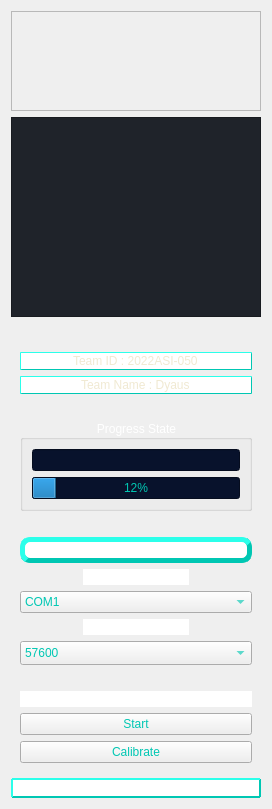
                    <widget class="QWidget" name="LogoWidget" native="true">
                        <layout class="QGridLayout" name="gridLayout_2">
                            <item row="5" column="1">
                                <spacer name="horizontalSpacer_4">
                                    <property name="orientation">
                                        <enum>Qt::Horizontal</enum>
                                    </property>
                                    <property name="sizeHint" stdset="0">
                                        <size>
                                            <width>40</width>
                                            <height>20</height>
                                        </size>
                                    </property>
                                </spacer>
                            </item>
                            <item row="9" column="1">
                                <widget class="QLineEdit" name="DatePlaceholder">
                                    <property name="styleSheet">
                                        <string notr="true">border-style:outset;
                                            border-width:2px;
                                            border-radius: 1px;
                                            border-color: rgb(0, 199, 179);;
                                            color:#F0E9D2;
                                        </string>
                                    </property>
                                    <property name="alignment">
                                        <set>Qt::AlignCenter</set>
                                    </property>
                                    <property name="readOnly">
                                        <bool>true</bool>
                                    </property>
                                </widget>
                            </item>
                            <item row="4" column="1" alignment="Qt::AlignHCenter|Qt::AlignVCenter">
                                <widget class="QTextEdit" name="CansatLogo">
                                    <property name="enabled">
                                        <bool>false</bool>
                                    </property>
                                    <property name="sizePolicy">
                                        <sizepolicy hsizetype="Minimum" vsizetype="Minimum">
                                            <horstretch>0</horstretch>
                                            <verstretch>0</verstretch>
                                        </sizepolicy>
                                    </property>
                                    <property name="minimumSize">
                                        <size>
                                            <width>250</width>
                                            <height>200</height>
                                        </size>
                                    </property>
                                    <property name="styleSheet">
                                        <string notr="true">background-color: #1f232a;</string>
                                    </property>
                                    <property name="sizeAdjustPolicy">
                                        <enum>QAbstractScrollArea::AdjustToContents</enum>
                                    </property>
                                    <property name="lineWrapMode">
                                        <enum>QTextEdit::NoWrap</enum>
                                    </property>
                                    <property name="readOnly">
                                        <bool>true</bool>
                                    </property>
                                    <property name="html">
                                        <string>&lt;!DOCTYPE HTML PUBLIC &quot;-//W3C//DTD HTML 4.0//EN&quot; &quot;http://www.w3.org/TR/REC-html40/strict.dtd&quot;&gt;
                                            &lt;html&gt;&lt;head&gt;&lt;meta name=&quot;qrichtext&quot; content=&quot;1&quot;
                                            /&gt;&lt;meta charset=&quot;utf-8&quot; /&gt;&lt;style type=&quot;text/css&quot;&gt;
                                            p, li { white-space: pre-wrap; }
                                            hr { height: 1px; border-width: 0; }
                                            li.unchecked::marker { content: &quot;\2610&quot;; }
                                            li.checked::marker { content: &quot;\2612&quot;; }
                                            &lt;/style&gt;&lt;/head&gt;&lt;body style=&quot; font-family:'Segoe UI';
                                            font-size:9pt; font-weight:400; font-style:normal;&quot;&gt;
                                            &lt;p style=&quot; margin-top:0px; margin-bottom:0px; margin-left:0px;
                                            margin-right:0px; -qt-block-indent:0; text-indent:0px;&quot;&gt;&lt;img src=&quot;:/QSS/icons/cansat_logo.jpg&quot;
                                            /&gt;&lt;/p&gt;&lt;/body&gt;&lt;/html&gt;
                                        </string>
                                    </property>
                                </widget>
                            </item>
                            <item row="8" column="1">
                                <widget class="QWidget" name="NameSerialWidget" native="true">
                                    <property name="maximumSize">
                                        <size>
                                            <width>260</width>
                                            <height>551</height>
                                        </size>
                                    </property>
                                    <property name="styleSheet">
                                        <string notr="true">color:rgb(0, 199, 179);;</string>
                                    </property>
                                    <layout class="QVBoxLayout" name="verticalLayout">
                                        <item>
                                            <widget class="QLineEdit" name="TeamID">
                                                <property name="font">
                                                    <font>
                                                        <family>Segoe UI</family>
                                                        <pointsize>9</pointsize>
                                                        <italic>false</italic>
                                                        <bold>false</bold>
                                                    </font>
                                                </property>
                                                <property name="styleSheet">
                                                    <string notr="true">border-style:outset;
                                                        border-width:1px;
                                                        border-radius: 1px;
                                                        border-color: rgb(0, 199, 179);;
                                                        color:#F0E9D2;
                                                    </string>
                                                </property>
                                                <property name="text">
                                                    <string>Team ID : 2022ASI-050</string>
                                                </property>
                                                <property name="cursorPosition">
                                                    <number>21</number>
                                                </property>
                                                <property name="alignment">
                                                    <set>Qt::AlignCenter</set>
                                                </property>
                                                <property name="readOnly">
                                                    <bool>true</bool>
                                                </property>
                                            </widget>
                                        </item>
                                        <item>
                                            <widget class="QLineEdit" name="TeamName">
                                                <property name="sizePolicy">
                                                    <sizepolicy hsizetype="Expanding" vsizetype="Minimum">
                                                        <horstretch>0</horstretch>
                                                        <verstretch>0</verstretch>
                                                    </sizepolicy>
                                                </property>
                                                <property name="maximumSize">
                                                    <size>
                                                        <width>260</width>
                                                        <height>100</height>
                                                    </size>
                                                </property>
                                                <property name="font">
                                                    <font>
                                                        <family>Segoe UI</family>
                                                        <pointsize>9</pointsize>
                                                        <italic>false</italic>
                                                        <bold>false</bold>
                                                    </font>
                                                </property>
                                                <property name="styleSheet">
                                                    <string notr="true">border-style:outset;
                                                        border-width:1px;
                                                        border-radius: 1px;
                                                        border-color: rgb(0, 199, 179);;
                                                        color:#F0E9D2;
                                                    </string>
                                                </property>
                                                <property name="text">
                                                    <string>Team Name : Dyaus</string>
                                                </property>
                                                <property name="frame">
                                                    <bool>true</bool>
                                                </property>
                                                <property name="alignment">
                                                    <set>Qt::AlignCenter</set>
                                                </property>
                                                <property name="readOnly">
                                                    <bool>true</bool>
                                                </property>
                                            </widget>
                                        </item>
                                        <item>
                                            <spacer name="horizontalSpacer">
                                                <property name="orientation">
                                                    <enum>Qt::Horizontal</enum>
                                                </property>
                                                <property name="sizeHint" stdset="0">
                                                    <size>
                                                        <width>40</width>
                                                        <height>20</height>
                                                    </size>
                                                </property>
                                            </spacer>
                                        </item>
                                        <item>
                                            <widget class="QGroupBox" name="ProgressStateBox">
                                                <property name="styleSheet">
                                                    <string notr="true">color: white;</string>
                                                </property>
                                                <property name="title">
                                                    <string>Progress State</string>
                                                </property>
                                                <property name="alignment">
                                                    <set>Qt::AlignCenter</set>
                                                </property>
                                                <layout class="QGridLayout" name="gridLayout_9">
                                                    <item row="1" column="0" colspan="4">
                                                        <widget class="QProgressBar" name="ProgressStateBar">
                                                            <property name="styleSheet">
                                                                <string notr="true">background-color: #08122C;
                                                                    color:rgb(0, 199, 179);
                                                                </string>
                                                            </property>
                                                            <property name="value">
                                                                <number>12</number>
                                                            </property>
                                                            <property name="alignment">
                                                                <set>Qt::AlignCenter</set>
                                                            </property>
                                                            <property name="format">
                                                                <string>%p%</string>
                                                            </property>
                                                        </widget>
                                                    </item>
                                                    <item row="0" column="0" colspan="4">
                                                        <widget class="QLineEdit" name="ProgressStateDisplay">
                                                            <property name="styleSheet">
                                                                <string notr="true">background-color: #08122C;
                                                                    color:rgb(243, 255, 6)
                                                                </string>
                                                            </property>
                                                            <property name="text">
                                                                <string/>
                                                            </property>
                                                            <property name="alignment">
                                                                <set>Qt::AlignCenter</set>
                                                            </property>
                                                            <property name="readOnly">
                                                                <bool>true</bool>
                                                            </property>
                                                        </widget>
                                                    </item>
                                                </layout>
                                            </widget>
                                        </item>
                                        <item>
                                            <spacer name="horizontalSpacer_9">
                                                <property name="orientation">
                                                    <enum>Qt::Horizontal</enum>
                                                </property>
                                                <property name="sizeHint" stdset="0">
                                                    <size>
                                                        <width>40</width>
                                                        <height>20</height>
                                                    </size>
                                                </property>
                                            </spacer>
                                        </item>
                                        <item>
                                            <widget class="QLineEdit" name="SerialSettings">
                                                <property name="font">
                                                    <font>
                                                        <family>Segoe UI</family>
                                                        <pointsize>9</pointsize>
                                                        <italic>false</italic>
                                                        <bold>false</bold>
                                                    </font>
                                                </property>
                                                <property name="styleSheet">
                                                    <string notr="true">border-style:outset;
                                                        border-width:5px;
                                                        border-radius: 10px;
                                                        border-color: rgb(0, 199, 179);;
                                                        color: white;
                                                    </string>
                                                </property>
                                                <property name="text">
                                                    <string>Serial Settings</string>
                                                </property>
                                                <property name="alignment">
                                                    <set>Qt::AlignCenter</set>
                                                </property>
                                                <property name="readOnly">
                                                    <bool>true</bool>
                                                </property>
                                            </widget>
                                        </item>
                                        <item alignment="Qt::AlignHCenter|Qt::AlignVCenter">
                                            <widget class="QLineEdit" name="SerialPort">
                                                <property name="font">
                                                    <font>
                                                        <family>Segoe UI</family>
                                                        <pointsize>9</pointsize>
                                                        <italic>false</italic>
                                                        <bold>false</bold>
                                                    </font>
                                                </property>
                                                <property name="styleSheet">
                                                    <string notr="true">border-width:5px;
                                                        border-radius: 10px;
                                                        color: white;
                                                    </string>
                                                </property>
                                                <property name="text">
                                                    <string>Serial Port :</string>
                                                </property>
                                                <property name="alignment">
                                                    <set>Qt::AlignCenter</set>
                                                </property>
                                                <property name="readOnly">
                                                    <bool>true</bool>
                                                </property>
                                            </widget>
                                        </item>
                                        <item>
                                            <widget class="QComboBox" name="PortDropdown">
                                                <property name="styleSheet">
                                                    <string notr="true"/>
                                                </property>
                                                <item>
                                                    <property name="text">
                                                        <string>COM1</string>
                                                    </property>
                                                </item>
                                                <item>
                                                    <property name="text">
                                                        <string>COM2</string>
                                                    </property>
                                                </item>
                                                <item>
                                                    <property name="text">
                                                        <string>COM3</string>
                                                    </property>
                                                </item>
                                                <item>
                                                    <property name="text">
                                                        <string>COM4</string>
                                                    </property>
                                                </item>
                                                <item>
                                                    <property name="text">
                                                        <string>COM5</string>
                                                    </property>
                                                </item>
                                                <item>
                                                    <property name="text">
                                                        <string>COM6</string>
                                                    </property>
                                                </item>
                                                <item>
                                                    <property name="text">
                                                        <string>COM7</string>
                                                    </property>
                                                </item>
                                                <item>
                                                    <property name="text">
                                                        <string>COM8</string>
                                                    </property>
                                                </item>
                                                <item>
                                                    <property name="text">
                                                        <string>COM9</string>
                                                    </property>
                                                </item>
                                                <item>
                                                    <property name="text">
                                                        <string>COM10</string>
                                                    </property>
                                                </item>
                                            </widget>
                                        </item>
                                        <item alignment="Qt::AlignHCenter|Qt::AlignVCenter">
                                            <widget class="QLineEdit" name="BaudRate">
                                                <property name="styleSheet">
                                                    <string notr="true">border-width:5px;
                                                        border-radius: 10px;
                                                        color: white;
                                                    </string>
                                                </property>
                                                <property name="text">
                                                    <string>Baud Rate :</string>
                                                </property>
                                                <property name="alignment">
                                                    <set>Qt::AlignCenter</set>
                                                </property>
                                                <property name="readOnly">
                                                    <bool>true</bool>
                                                </property>
                                            </widget>
                                        </item>
                                        <item>
                                            <widget class="QComboBox" name="BaudDropdown">
                                                <property name="styleSheet">
                                                    <string notr="true"/>
                                                </property>
                                                <property name="sizeAdjustPolicy">
                                                    <enum>QComboBox::AdjustToMinimumContentsLengthWithIcon</enum>
                                                </property>
                                                <property name="frame">
                                                    <bool>true</bool>
                                                </property>
                                                <item>
                                                    <property name="text">
                                                        <string>57600</string>
                                                    </property>
                                                </item>
                                                <item>
                                                    <property name="text">
                                                        <string>115200</string>
                                                    </property>
                                                </item>
                                                <item>
                                                    <property name="text">
                                                        <string>9600</string>
                                                    </property>
                                                </item>
                                            </widget>
                                        </item>
                                        <item>
                                            <spacer name="horizontalSpacer_17">
                                                <property name="orientation">
                                                    <enum>Qt::Horizontal</enum>
                                                </property>
                                                <property name="sizeHint" stdset="0">
                                                    <size>
                                                        <width>40</width>
                                                        <height>20</height>
                                                    </size>
                                                </property>
                                            </spacer>
                                        </item>
                                        <item>
                                            <widget class="QLineEdit" name="lineEdit">
                                                <property name="styleSheet">
                                                    <string notr="true">border-width:5px;
                                                        border-radius: 10px;
                                                        color: white;
                                                    </string>
                                                </property>
                                                <property name="text">
                                                    <string>Telemetry Data:</string>
                                                </property>
                                                <property name="alignment">
                                                    <set>Qt::AlignCenter</set>
                                                </property>
                                            </widget>
                                        </item>
                                        <item>
                                            <widget class="QPushButton" name="Start">
                                                <property name="text">
                                                    <string>Start</string>
                                                </property>
                                            </widget>
                                        </item>
                                        <item>
                                            <widget class="QPushButton" name="Calibrate">
                                                <property name="text">
                                                    <string>Calibrate</string>
                                                </property>
                                            </widget>
                                        </item>
                                    </layout>
                                </widget>
                            </item>
                            <item row="3" column="1" alignment="Qt::AlignBottom">
                                <widget class="QTextEdit" name="NirmaLogo">
                                    <property name="enabled">
                                        <bool>false</bool>
                                    </property>
                                    <property name="sizePolicy">
                                        <sizepolicy hsizetype="Expanding" vsizetype="Expanding">
                                            <horstretch>0</horstretch>
                                            <verstretch>0</verstretch>
                                        </sizepolicy>
                                    </property>
                                    <property name="minimumSize">
                                        <size>
                                            <width>225</width>
                                            <height>100</height>
                                        </size>
                                    </property>
                                    <property name="sizeAdjustPolicy">
                                        <enum>QAbstractScrollArea::AdjustToContents</enum>
                                    </property>
                                    <property name="lineWrapMode">
                                        <enum>QTextEdit::NoWrap</enum>
                                    </property>
                                    <property name="readOnly">
                                        <bool>true</bool>
                                    </property>
                                    <property name="html">
                                        <string>&lt;!DOCTYPE HTML PUBLIC &quot;-//W3C//DTD HTML 4.0//EN&quot; &quot;http://www.w3.org/TR/REC-html40/strict.dtd&quot;&gt;
                                            &lt;html&gt;&lt;head&gt;&lt;meta name=&quot;qrichtext&quot; content=&quot;1&quot;
                                            /&gt;&lt;meta charset=&quot;utf-8&quot; /&gt;&lt;style type=&quot;text/css&quot;&gt;
                                            p, li { white-space: pre-wrap; }
                                            hr { height: 1px; border-width: 0; }
                                            li.unchecked::marker { content: &quot;\2610&quot;; }
                                            li.checked::marker { content: &quot;\2612&quot;; }
                                            &lt;/style&gt;&lt;/head&gt;&lt;body style=&quot; font-family:'Segoe UI';
                                            font-size:9pt; font-weight:400; font-style:normal;&quot;&gt;
                                            &lt;p align=&quot;center&quot; style=&quot; margin-top:0px;
                                            margin-bottom:0px; margin-left:0px; margin-right:0px; -qt-block-indent:0;
                                            text-indent:0px;&quot;&gt;&lt;img src=&quot;:/QSS/icons/nirma_logo.jpg&quot;
                                            /&gt;&lt;/p&gt;&lt;/body&gt;&lt;/html&gt;
                                        </string>
                                    </property>
                                    <property name="tabStopDistance">
                                        <double>0.000000000000000</double>
                                    </property>
                                    <property name="cursorWidth">
                                        <number>0</number>
                                    </property>
                                </widget>
                            </item>
                        </layout>
                    </widget>
